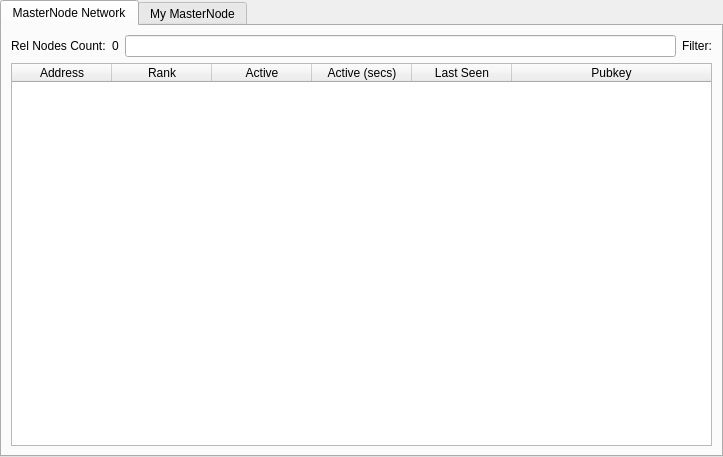
<?xml version="1.0" encoding="UTF-8"?>
<ui version="4.0">
 <class>MasternodeManager</class>
 <widget class="QWidget" name="MasternodeManager">
  <property name="geometry">
   <rect>
    <x>0</x>
    <y>0</y>
    <width>723</width>
    <height>457</height>
   </rect>
  </property>
  <property name="windowTitle">
   <string>Form</string>
  </property>
  <layout class="QVBoxLayout" name="topLayout">
   <property name="leftMargin">
    <number>0</number>
   </property>
   <property name="topMargin">
    <number>0</number>
   </property>
   <property name="rightMargin">
    <number>0</number>
   </property>
   <property name="bottomMargin">
    <number>0</number>
   </property>
   <item>
    <layout class="QVBoxLayout" name="verticalLayout">
     <property name="bottomMargin">
      <number>0</number>
     </property>
     <item>
      <widget class="QTabWidget" name="tabWidget">
       <property name="currentIndex">
        <number>0</number>
       </property>
       <widget class="QWidget" name="tab">
        <attribute name="title">
         <string>MasterNode Network</string>
        </attribute>
        <layout class="QGridLayout" name="gridLayout">
         <item row="1" column="0">
          <widget class="QTableWidget" name="tableWidget">
           <property name="editTriggers">
            <set>QAbstractItemView::NoEditTriggers</set>
           </property>
           <property name="alternatingRowColors">
            <bool>true</bool>
           </property>
           <property name="selectionBehavior">
            <enum>QAbstractItemView::SelectRows</enum>
           </property>
           <attribute name="horizontalHeaderStretchLastSection">
            <bool>true</bool>
           </attribute>
           <column>
            <property name="text">
             <string>Address</string>
            </property>
           </column>
           <column>
            <property name="text">
             <string>Rank</string>
            </property>
           </column>
           <column>
            <property name="text">
             <string>Active</string>
            </property>
           </column>
           <column>
            <property name="text">
             <string>Active (secs)</string>
            </property>
           </column>
           <column>
            <property name="text">
             <string>Last Seen</string>
            </property>
           </column>
           <column>
            <property name="text">
             <string>Pubkey</string>
            </property>
           </column>
          </widget>
         </item>
         <item row="0" column="0">
          <layout class="QGridLayout" name="gridLayout2">
          <item row="0" column="0">
          <layout class="QHBoxLayout" name="horizontalLayout_3">
           <property name="bottomMargin">
            <number>0</number>
           </property>
           <item>
            <widget class="QLabel" name="label_2">
             <property name="text">
              <string>Rel Nodes Count:</string>
             </property>
            </widget>
           </item>
           <item>
            <widget class="QLabel" name="countLabel">
                <property name="sizePolicy">
                 <sizepolicy hsizetype="Fixed" vsizetype="Preferred">
                  <horstretch>0</horstretch>
                  <verstretch>0</verstretch>
                 </sizepolicy>
                </property>
                <property name="minimumWidth">
                 <number>140</number>
                </property>
                <property name="maximumWidth">
                 <number>140</number>
                </property>
             <property name="text">
              <string>0</string>
             </property>
            </widget>
           </item>
           </layout>
           </item>
           <item row="0" column="1">
            <layout class="QHBoxLayout" name="horizontalLayout_4">
              <property name="bottomMargin">
               <number>0</number>
              </property>
              <property name="direction">
               <enum>QBoxLayout::RightToLeft</enum>
              </property>
              <item>
               <widget class="QLineEdit" name="filterEdit">
                <property name="clearButtonEnabled">
                 <bool>true</bool>
                </property>
               </widget>
              </item>
              <item>
               <widget class="QLabel" name="filterLabel">
                <property name="text">
                 <string>Filter:</string>
                </property>
               </widget>
              </item>
             </layout>
           </item>
          </layout>
         </item>
        </layout>
       </widget>
       <widget class="QWidget" name="tab_2">
        <attribute name="title">
         <string>My MasterNode</string>
        </attribute>
        <layout class="QGridLayout" name="gridLayout_2">
         <item row="0" column="0">
          <layout class="QVBoxLayout" name="verticalLayout_2">
           <property name="bottomMargin">
            <number>0</number>
           </property>
           <item>
            <layout class="QHBoxLayout" name="horizontalLayout">
             <item>
              <widget class="QPushButton" name="createButton">
               <property name="text">
                <string>&amp;Create...</string>
               </property>
              </widget>
             </item>
             <item>
              <widget class="QPushButton" name="copyAddressButton">
               <property name="text">
                <string>Copy &amp;Address</string>
               </property>
              </widget>
             </item>
             <item>
              <spacer name="horizontalSpacer">
               <property name="orientation">
                <enum>Qt::Horizontal</enum>
               </property>
               <property name="sizeHint" stdset="0">
                <size>
                 <width>40</width>
                 <height>20</height>
                </size>
               </property>
              </spacer>
             </item>
            </layout>
           </item>
           <item>
            <widget class="QTableWidget" name="tableWidget_2">
             <property name="editTriggers">
              <set>QAbstractItemView::NoEditTriggers</set>
             </property>
             <property name="alternatingRowColors">
              <bool>true</bool>
             </property>
             <property name="selectionMode">
              <enum>QAbstractItemView::SingleSelection</enum>
             </property>
             <property name="selectionBehavior">
              <enum>QAbstractItemView::SelectRows</enum>
             </property>
             <attribute name="horizontalHeaderStretchLastSection">
              <bool>true</bool>
             </attribute>
             <column>
              <property name="text">
               <string>Alias</string>
              </property>
             </column>
             <column>
              <property name="text">
               <string>IP/Onion</string>
              </property>
             </column>
             <column>
              <property name="text">
               <string>Status</string>
              </property>
             </column>
             <column>
              <property name="text">
               <string>Collateral Address</string>
              </property>
             </column>
            </widget>
           </item>
           <item>
            <layout class="QHBoxLayout" name="horizontalLayout_2">
             <property name="bottomMargin">
              <number>0</number>
             </property>
             <item>
              <widget class="QPushButton" name="editButton">
               <property name="text">
                <string>&amp;Edit</string>
               </property>
              </widget>
             </item>
             <item>
              <widget class="QPushButton" name="getConfigButton">
               <property name="text">
                <string>&amp;Get Config</string>
               </property>
              </widget>
             </item>
             <item>
              <widget class="QPushButton" name="removeButton">
               <property name="text">
                <string>&amp;Remove</string>
               </property>
              </widget>
             </item>
             <item>
              <spacer name="horizontalSpacer_2">
               <property name="orientation">
                <enum>Qt::Horizontal</enum>
               </property>
               <property name="sizeHint" stdset="0">
                <size>
                 <width>40</width>
                 <height>20</height>
                </size>
               </property>
              </spacer>
             </item>
            </layout>
           </item>
           <item>
            <layout class="QHBoxLayout" name="horizontalLayout_4">
             <property name="bottomMargin">
              <number>0</number>
             </property>
             <item>
              <widget class="QPushButton" name="startButton">
               <property name="text">
                <string>&amp;Start</string>
               </property>
              </widget>
             </item>
             <item>
              <widget class="QPushButton" name="stopButton">
               <property name="text">
                <string>Sto&amp;p</string>
               </property>
              </widget>
             </item>
             <item>
              <spacer name="horizontalSpacer_4">
               <property name="orientation">
                <enum>Qt::Horizontal</enum>
               </property>
               <property name="sizeHint" stdset="0">
                <size>
                 <width>40</width>
                 <height>20</height>
                </size>
               </property>
              </spacer>
             </item>
            </layout>
           </item>
           <item>
            <layout class="QHBoxLayout" name="horizontalLayout_5">
             <property name="bottomMargin">
              <number>0</number>
             </property>
             <item>
              <widget class="QPushButton" name="startAllButton">
               <property name="text">
                <string>S&amp;tart All</string>
               </property>
              </widget>
             </item>
             <item>
              <widget class="QPushButton" name="stopAllButton">
               <property name="text">
                <string>St&amp;op All</string>
               </property>
              </widget>
             </item>
             <item>
              <spacer name="horizontalSpacer_5">
               <property name="orientation">
                <enum>Qt::Horizontal</enum>
               </property>
               <property name="sizeHint" stdset="0">
                <size>
                 <width>40</width>
                 <height>20</height>
                </size>
               </property>
              </spacer>
             </item>
            </layout>
           </item>
          </layout>
         </item>
        </layout>
       </widget>
      </widget>
     </item>
    </layout>
   </item>
  </layout>
 </widget>
 <resources/>
 <connections/>
</ui>
